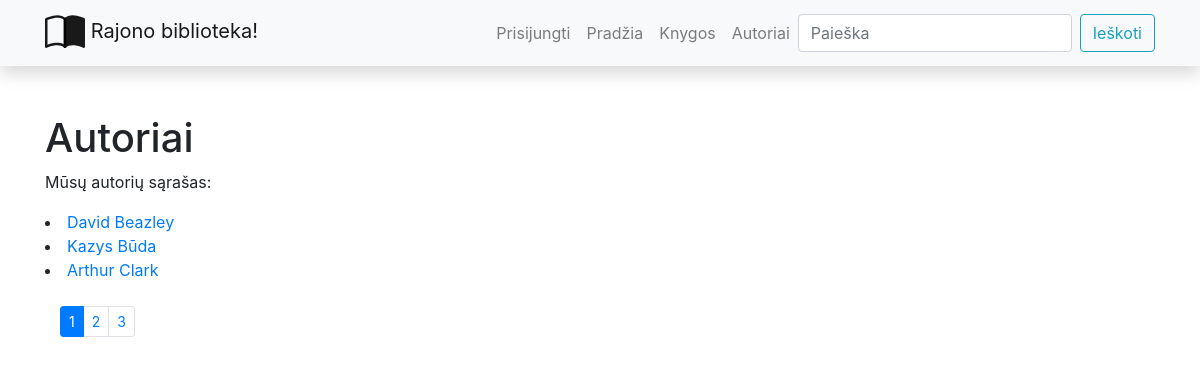
The page /library/authors/ on the database its author committed.
### library/models.py (models this page shows, shortened)
class Author(models.Model):
    first_name = models.CharField("Vardas", max_length=100)
    last_name = models.CharField("Pavardė", max_length=100)
    description = models.TextField("Aprašymas", max_length=2000, default="Žinomas autorius")
    class Meta:
        ordering = ['last_name', 'first_name']
    def display_books(self):
        return ', '.join(book.title for book in self.books_rn.all()[:3])
    display_books.short_description = "Autoriaus knygos"

### library/views.py (the view)
# urls.py: path("authors/", views.authors, name='authors_n'),
def authors(request):
    paginator = Paginator(Author.objects.all(), 3)
    page_number = request.GET.get('page')
    paged_authors = paginator.get_page(page_number)
    data = {
        'authors_cntx': paged_authors
    }
    return render(request, 'authors.html', context=data)

### library/templates/authors.html
{% extends "base.html" %} {% block content %}
<h1>Autoriai</h1>
<p>Mūsų autorių sąrašas:</p>
{% for author_obj in authors_cntx %}
<li>
    <a href="{% url 'author_n' author_obj.id %}"
    >{{ author_obj.first_name }} {{ author_obj.last_name }}</a>
</li>
{% endfor %}
<div class="container">
    <br>
    <nav>
        {% if authors_cntx.has_other_pages %}
            <ul class="pagination pagination-sm">
                {% for page in authors_cntx.paginator.page_range %}
                    {% if authors_cntx.number == page %}
                        <li class="page-item active">
                            <a class="page-link" href="">{{ page }}</a>
                        </li>
                    {% else %}
                        <li class="page-item">
                            <a class="page-link" href="?page={{ page }}">{{ page }}</a>
                        </li>
                    {% endif %}
                {% endfor %}
            </ul>
        {% endif %}
    </nav>
</div>
{% endblock %}

### rows shown on the page
Author: first_name "David", last_name "Beazley"
Author: first_name "Kazys", last_name "Būda"
Author: first_name "Arthur", last_name "Clark"

### other values the page prints
{{ page }} "1"
{{ page }} "2" "3"
